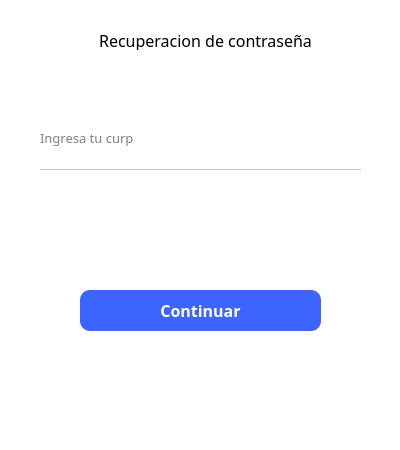
<?xml version="1.0" encoding="UTF-8"?>
<ui version="4.0">
 <class>recuperar_contra</class>
 <widget class="QDialog" name="recuperar_contra">
  <property name="geometry">
   <rect>
    <x>0</x>
    <y>0</y>
    <width>400</width>
    <height>450</height>
   </rect>
  </property>
  <property name="windowTitle">
   <string>Dialog</string>
  </property>
  <property name="styleSheet">
   <string notr="true"/>
  </property>
  <widget class="QStackedWidget" name="stackedWidget">
   <property name="geometry">
    <rect>
     <x>0</x>
     <y>0</y>
     <width>401</width>
     <height>451</height>
    </rect>
   </property>
   <property name="currentIndex">
    <number>0</number>
   </property>
   <widget class="QWidget" name="page">
    <widget class="QLabel" name="label_3">
     <property name="geometry">
      <rect>
       <x>40</x>
       <y>130</y>
       <width>161</width>
       <height>16</height>
      </rect>
     </property>
     <property name="font">
      <font>
       <family>Montserrat</family>
       <pointsize>10</pointsize>
      </font>
     </property>
     <property name="styleSheet">
      <string notr="true">color: #818181;</string>
     </property>
     <property name="text">
      <string>Ingresa tu curp</string>
     </property>
     <property name="alignment">
      <set>Qt::AlignLeading|Qt::AlignLeft|Qt::AlignVCenter</set>
     </property>
    </widget>
    <widget class="QLabel" name="label_2">
     <property name="geometry">
      <rect>
       <x>60</x>
       <y>30</y>
       <width>291</width>
       <height>20</height>
      </rect>
     </property>
     <property name="font">
      <font>
       <family>Montserrat</family>
       <pointsize>12</pointsize>
      </font>
     </property>
     <property name="text">
      <string>Recuperacion de contraseña</string>
     </property>
     <property name="alignment">
      <set>Qt::AlignCenter</set>
     </property>
    </widget>
    <widget class="QLineEdit" name="line_curp">
     <property name="geometry">
      <rect>
       <x>40</x>
       <y>150</y>
       <width>321</width>
       <height>20</height>
      </rect>
     </property>
     <property name="font">
      <font>
       <family>Montserrat</family>
      </font>
     </property>
     <property name="styleSheet">
      <string notr="true">border: none;
border-bottom: 1px solid #C4C4C4;</string>
     </property>
    </widget>
    <widget class="QLabel" name="label">
     <property name="geometry">
      <rect>
       <x>0</x>
       <y>0</y>
       <width>401</width>
       <height>451</height>
      </rect>
     </property>
     <property name="styleSheet">
      <string notr="true">background: white;</string>
     </property>
     <property name="text">
      <string/>
     </property>
    </widget>
    <widget class="QPushButton" name="btn_continuar">
     <property name="geometry">
      <rect>
       <x>80</x>
       <y>290</y>
       <width>241</width>
       <height>41</height>
      </rect>
     </property>
     <property name="font">
      <font>
       <family>Montserrat</family>
       <pointsize>12</pointsize>
       <weight>75</weight>
       <bold>true</bold>
      </font>
     </property>
     <property name="styleSheet">
      <string notr="true">border: none;
background: #3E64FF;
color: white;
border-radius: 10px;</string>
     </property>
     <property name="text">
      <string>Continuar</string>
     </property>
    </widget>
    <zorder>label</zorder>
    <zorder>label_3</zorder>
    <zorder>label_2</zorder>
    <zorder>line_curp</zorder>
    <zorder>btn_continuar</zorder>
   </widget>
   <widget class="QWidget" name="page_2">
    <widget class="QLabel" name="label_4">
     <property name="geometry">
      <rect>
       <x>0</x>
       <y>0</y>
       <width>401</width>
       <height>451</height>
      </rect>
     </property>
     <property name="styleSheet">
      <string notr="true">background: white;</string>
     </property>
     <property name="text">
      <string/>
     </property>
    </widget>
    <widget class="QLabel" name="label_5">
     <property name="geometry">
      <rect>
       <x>40</x>
       <y>30</y>
       <width>321</width>
       <height>20</height>
      </rect>
     </property>
     <property name="font">
      <font>
       <family>Montserrat</family>
       <pointsize>12</pointsize>
      </font>
     </property>
     <property name="text">
      <string>Recuperacion de contraseña</string>
     </property>
     <property name="alignment">
      <set>Qt::AlignCenter</set>
     </property>
    </widget>
    <widget class="QLineEdit" name="line_palabra">
     <property name="geometry">
      <rect>
       <x>40</x>
       <y>150</y>
       <width>321</width>
       <height>20</height>
      </rect>
     </property>
     <property name="font">
      <font>
       <family>Montserrat</family>
      </font>
     </property>
     <property name="styleSheet">
      <string notr="true">border: none;
border-bottom: 1px solid #C4C4C4;</string>
     </property>
    </widget>
    <widget class="QPushButton" name="btn_enviar">
     <property name="geometry">
      <rect>
       <x>80</x>
       <y>290</y>
       <width>241</width>
       <height>41</height>
      </rect>
     </property>
     <property name="font">
      <font>
       <family>Montserrat</family>
       <pointsize>12</pointsize>
       <weight>75</weight>
       <bold>true</bold>
      </font>
     </property>
     <property name="styleSheet">
      <string notr="true">border: none;
background: #3E64FF;
color: white;
border-radius: 10px;</string>
     </property>
     <property name="text">
      <string>Enviar</string>
     </property>
    </widget>
    <widget class="QPlainTextEdit" name="plainTextEdit">
     <property name="geometry">
      <rect>
       <x>40</x>
       <y>90</y>
       <width>321</width>
       <height>51</height>
      </rect>
     </property>
     <property name="font">
      <font>
       <family>Montserrat</family>
       <weight>50</weight>
       <bold>false</bold>
      </font>
     </property>
     <property name="styleSheet">
      <string notr="true">border: none;
color: #818181;</string>
     </property>
     <property name="plainText">
      <string>Ingresa la palabra clave que ingresaste al inicio (mascota)</string>
     </property>
    </widget>
   </widget>
   <widget class="QWidget" name="page_3">
    <widget class="QLabel" name="label_7">
     <property name="geometry">
      <rect>
       <x>40</x>
       <y>30</y>
       <width>311</width>
       <height>16</height>
      </rect>
     </property>
     <property name="font">
      <font>
       <family>Montserrat</family>
       <pointsize>12</pointsize>
      </font>
     </property>
     <property name="text">
      <string>Recuperacion de contraseña</string>
     </property>
     <property name="alignment">
      <set>Qt::AlignCenter</set>
     </property>
    </widget>
    <widget class="QLabel" name="label_8">
     <property name="geometry">
      <rect>
       <x>0</x>
       <y>0</y>
       <width>401</width>
       <height>451</height>
      </rect>
     </property>
     <property name="styleSheet">
      <string notr="true">background: white;</string>
     </property>
     <property name="text">
      <string/>
     </property>
    </widget>
    <widget class="QPushButton" name="btn_hecho">
     <property name="geometry">
      <rect>
       <x>80</x>
       <y>290</y>
       <width>241</width>
       <height>41</height>
      </rect>
     </property>
     <property name="font">
      <font>
       <family>Montserrat</family>
       <pointsize>12</pointsize>
       <weight>75</weight>
       <bold>true</bold>
      </font>
     </property>
     <property name="styleSheet">
      <string notr="true">border: none;
background: #3E64FF;
color: white;
border-radius: 10px;</string>
     </property>
     <property name="text">
      <string>Hecho</string>
     </property>
    </widget>
    <widget class="QLabel" name="label_9">
     <property name="geometry">
      <rect>
       <x>40</x>
       <y>130</y>
       <width>321</width>
       <height>16</height>
      </rect>
     </property>
     <property name="font">
      <font>
       <family>Montserrat</family>
       <pointsize>10</pointsize>
      </font>
     </property>
     <property name="styleSheet">
      <string notr="true">color: #818181</string>
     </property>
     <property name="text">
      <string>Su nombre de usuario es</string>
     </property>
     <property name="alignment">
      <set>Qt::AlignLeading|Qt::AlignLeft|Qt::AlignVCenter</set>
     </property>
    </widget>
    <widget class="QLineEdit" name="line_nombre_usuario">
     <property name="geometry">
      <rect>
       <x>40</x>
       <y>150</y>
       <width>321</width>
       <height>20</height>
      </rect>
     </property>
     <property name="font">
      <font>
       <family>Montserrat</family>
      </font>
     </property>
     <property name="styleSheet">
      <string notr="true">border: none;
border-bottom: 1px solid #C4C4C4;</string>
     </property>
     <property name="text">
      <string/>
     </property>
    </widget>
    <widget class="QLabel" name="label_10">
     <property name="geometry">
      <rect>
       <x>40</x>
       <y>190</y>
       <width>321</width>
       <height>16</height>
      </rect>
     </property>
     <property name="font">
      <font>
       <family>Montserrat</family>
       <pointsize>10</pointsize>
      </font>
     </property>
     <property name="styleSheet">
      <string notr="true">color: #818181</string>
     </property>
     <property name="text">
      <string>Su cotraseña es</string>
     </property>
     <property name="alignment">
      <set>Qt::AlignLeading|Qt::AlignLeft|Qt::AlignVCenter</set>
     </property>
    </widget>
    <widget class="QLineEdit" name="line_contrasenia">
     <property name="geometry">
      <rect>
       <x>40</x>
       <y>210</y>
       <width>321</width>
       <height>20</height>
      </rect>
     </property>
     <property name="font">
      <font>
       <family>Montserrat</family>
      </font>
     </property>
     <property name="styleSheet">
      <string notr="true">border: none;
border-bottom: 1px solid #C4C4C4;</string>
     </property>
     <property name="text">
      <string/>
     </property>
    </widget>
    <zorder>label_8</zorder>
    <zorder>btn_hecho</zorder>
    <zorder>label_9</zorder>
    <zorder>line_nombre_usuario</zorder>
    <zorder>label_7</zorder>
    <zorder>label_10</zorder>
    <zorder>line_contrasenia</zorder>
   </widget>
  </widget>
 </widget>
 <resources/>
 <connections/>
</ui>
